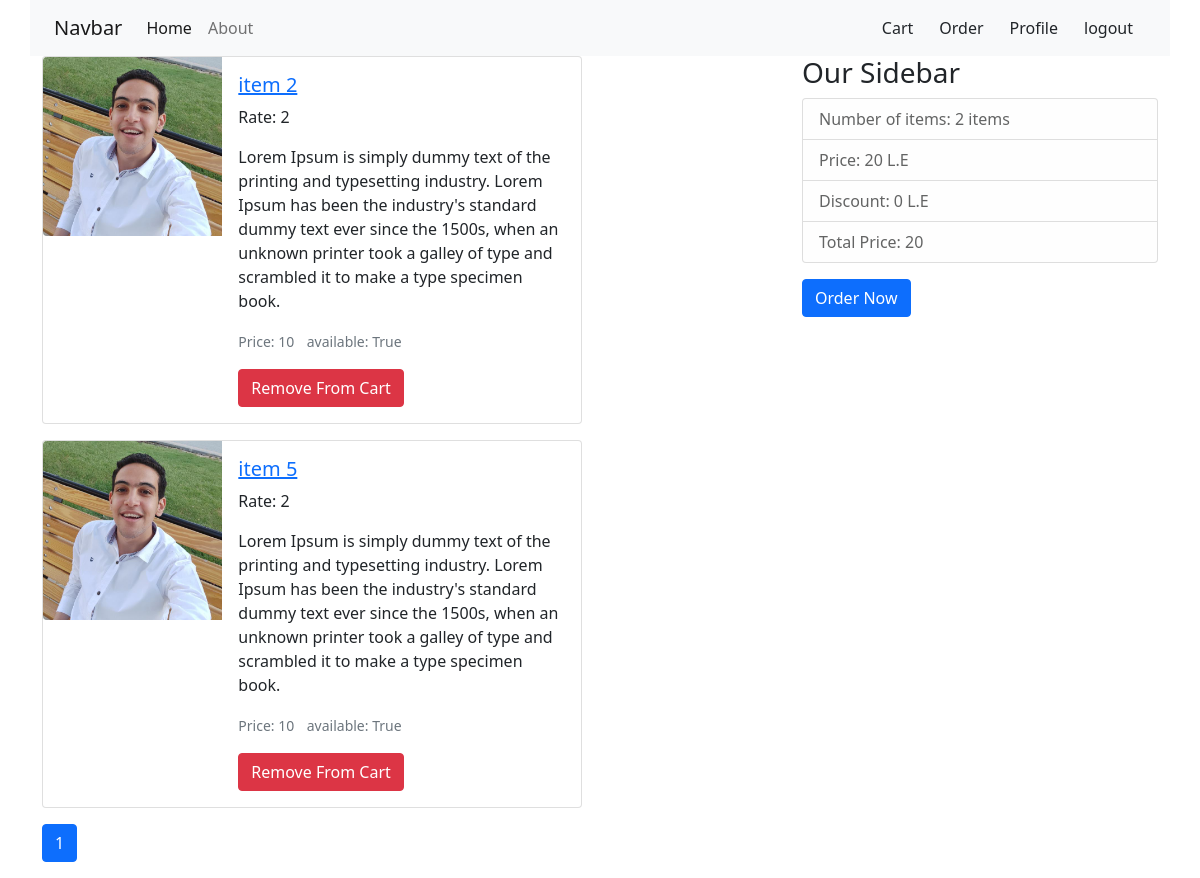
The app's page /cart/ (signed in) with its own data.
### resturant/models.py (models this page shows, shortened)
class Item(models.Model):
	name = models.CharField(max_length=128)
	image= models.ImageField(default='default.jpg', upload_to='item_imgs')
	describtion = models.TextField()
	price = models.IntegerField(default=10)
	rate = models.IntegerField(default=2)
	available = models.BooleanField(default=True)
	resturant = models.ForeignKey(Resturant,
									on_delete=models.CASCADE)

### user1/views.py (the view)
# urls.py: path('cart/',user_views.CartList, name='cart'),
@login_required
def CartList(request):
	user = get_object_or_404(User, id=request.user.id)
	cart = user.cart_set.last()
	it = cart.cartitem_set.values_list('item')
	items = Item.objects.filter(pk__in= it)
	num_of_items = items.aggregate(Count('id'))
	price = items.aggregate(Sum('price'))
	page = request.GET.get('page')
	paginator = Paginator(items, 2)
	try:
		items = paginator.page(page)
	except PageNotAnInteger:
		items = paginator.page(1)
	except EmptyPage:
		items = paginator.page(paginator.num_pages)
	context = {
		'items':items,
		'num_of_items':num_of_items,
		'price':price,
	}
	return render(request, 'user1/cart.html', context)

### user1/templates/user1/cart.html (shortened to what this page needs)
{% extends "resturant/base.html" %}
{% load crispy_forms_tags %}
{% block content %}
	<div class="row">
	    {% if items %}
		<div class="col-md-8">
			{% for item in items %}
			<div class="par card mb-3" style="max-width: 540px;">
			  <div class="row g-0">
			    <div class="col-md-4">
			      <a href=""><img src="{{ item.image.url }}" class="img-fluid rounded-start" alt="..."></a>
			    </div>
			    <div class="col-md-8">
			      <div class="card-body">
			        <a href=""><h5 class="card-title">{{ item.name }}</h5></a>
			        <p class="card-text">Rate: {{ item.rate }}</p>
			        <p class="card-text">{{ item.describtion }}</p>
			        <p class="card-text">
			        	<small class="text-muted">Price: {{item.price}}</small>
			        	<small class="text-muted">available: {{ item.available }}</small>
			        </p>
			        <div>
			        	<form class="remove-from-cart">
			        		<button type="submit" class="btn btn-danger">Remove From Cart</button>
			        	</form>
			        </div>
			      </div>
			    </div>
			  </div>
			</div>
			{% endfor %}
			<nav aria-label="Page navigation example">
		  		<ul class="pagination">
				{% for num in items.paginator.page_range %}
					{% if items.number == num %}
					<li class="page-item">
						<a class="btn btn-primary" href="?page={{ num }}">{{ num }}</a>
					</li>
					{% elif num > items.number|add:'-3' and num < items.number|add:'3' %}
					<li class="page-item">
						<a class="page-link" href="?page={{ num }}">{{ num }}</a>
					</li>
					{% endif %}
				{% endfor %}
				</ul>
			</nav>
		</div>
		<div class="col-md-4">
	      <div class="content-section">
	        <h3>Our Sidebar</h3>
	          <ul class="list-group">
	            <li class="list-group-item list-group-item-light">Number of items: {{ num_of_items.id__count }} items</li>
	            <li class="list-group-item list-group-item-light">Price: {{ price.price__sum }} L.E</li>
	            <li class="list-group-item list-group-item-light">Discount: 0 L.E</li>
	            <li class="list-group-item list-group-item-light">Total Price: {{ price.price__sum }}</li>
	          </ul>
	        <form action="{% url 'order-now' %}" method="POST">
	        	<button class="btn btn-primary">Order Now</button>
	        </form>
	      </div>
	    </div>
        {% endif %}
	</div>
{% endblock content %}

### records on screen
Item: image (placeholder picture), name "item 2", rate "2", describtion "Lorem Ipsum is simply dummy text of the printing and typesetting industry. Lorem Ipsum has been the industry's standard dummy text ever since the 1500s, when an unknown printer took a galley of type and scrambled it to make a type specimen book.", price "10", available "True"
Item: image (placeholder picture), name "item 5", rate "2", describtion "Lorem Ipsum is simply dummy text of the printing and typesetting industry. Lorem Ipsum has been the industry's standard dummy text ever since the 1500s, when an unknown printer took a galley of type and scrambled it to make a type specimen book.", price "10", available "True"

### other values on screen
{{ num }} "1"
{{ num_of_items.id__count }} "2"
{{ price.price__sum }} "20"
